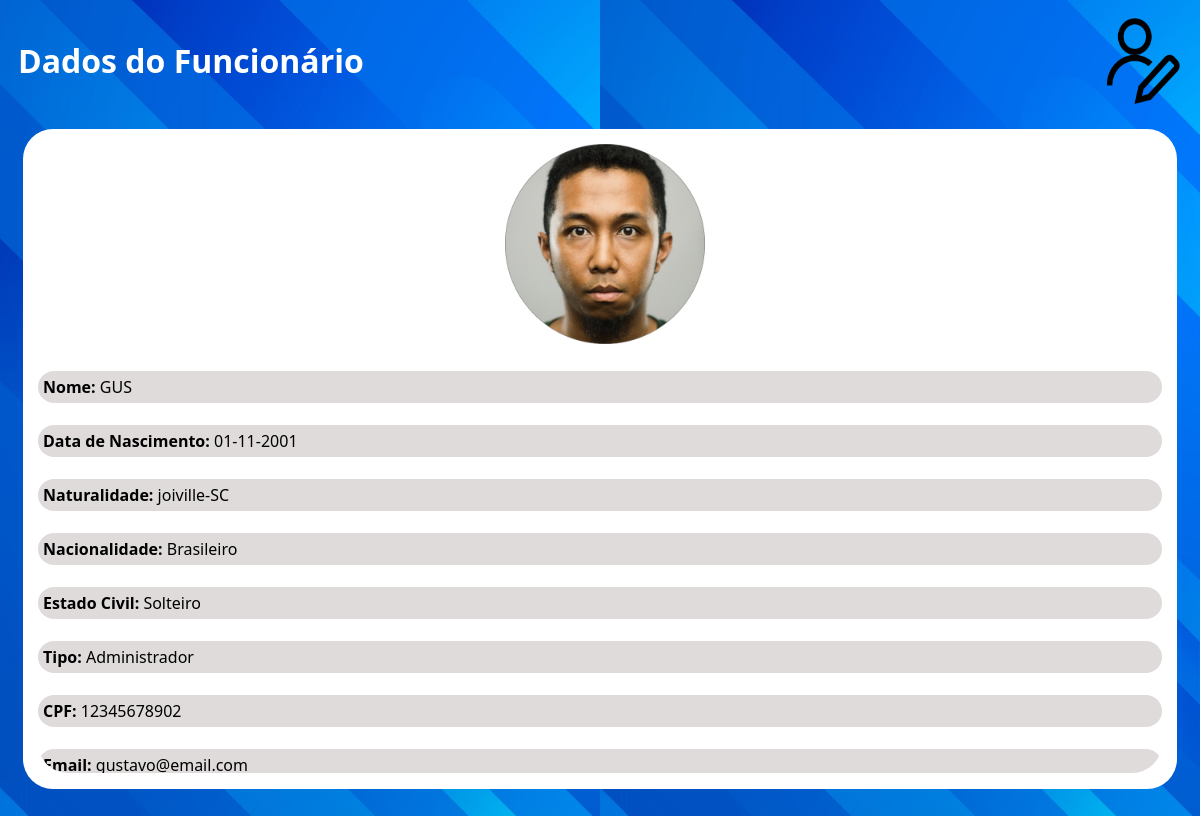
Page /private/readFuncionário.php?id=2 (signed in) on the earlier database version.
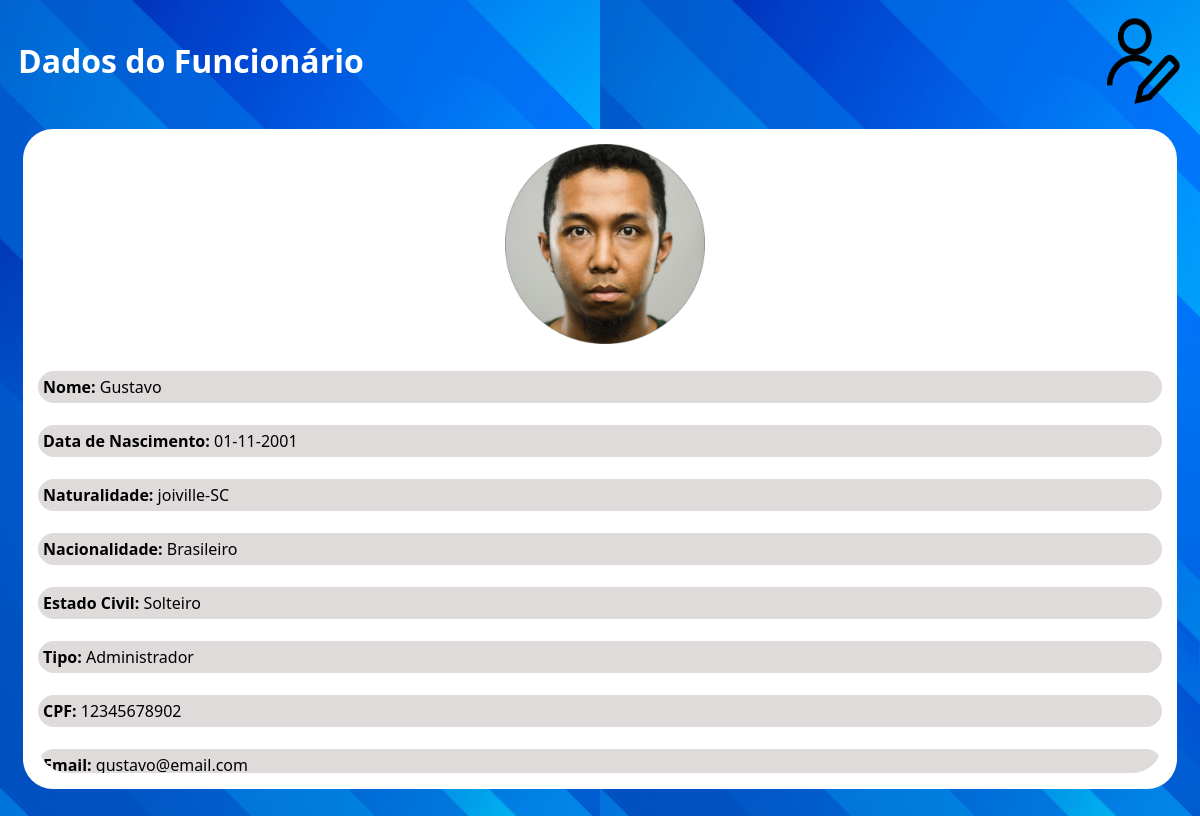
Same page on the later database version.
### tables this page shows
CREATE TABLE usuarios(
	id int auto_increment primary key,
    nome varchar(45) not null,
    data_nascimento varchar(45) not null,
    naturalidade varchar(45) not null,
    nacionalidade varchar(45) not null,
    estado_civil varchar(45) not null,
    tipo ENUM('Administrador','Usuario') not null,
    CPF char(11) not null unique,
    email varchar(45) not null unique,
    data_admissao varchar(45) not null,
    genero varchar(45) not null,
    codigo char(6) not null unique,
    senha varchar(45) not null
);

### private/readFuncionário.php (the view, shortened to what this page needs)
<?php
include '../config/db.php';
if (isset($_GET['id'])) {
    $id = intval($_GET['id']);
    $sql = "SELECT * FROM usuarios WHERE id = $id";
    $result = $conn->query($sql);
    if ($result && $result->num_rows > 0) {
        $row = $result->fetch_assoc();
        ?>
        <!DOCTYPE html>
        <html lang="pt-br">
        <head>
            <link rel="stylesheet" href="../style/styles.css">
        </head>
        <body>
            <header class="header">
                <h1>Dados do Funcionário</h1>
                <img class="logoMenu" src="../assets/icons/funcionario.png">
            </header>
            <div class="brancoGeral">
                <div class="arrastarGeral">
                    <div class="logofuncionario">
                        <img class="img_cadastro" src="../assets/images/fotoCadastro.png" alt="">
                    </div>
                    <br>
                    <div class="cinzaCadastro"><strong>Nome:</strong> <?php echo htmlspecialchars($row['nome']); ?></div><br>
                    <div class="cinzaCadastro"><strong>Data de Nascimento:</strong>
                        <?php echo htmlspecialchars($row['data_nascimento']); ?></div><br>
                    <div class="cinzaCadastro"><strong>Naturalidade:</strong>
                        <?php echo htmlspecialchars($row['naturalidade']); ?></div><br>
                    <div class="cinzaCadastro"><strong>Nacionalidade:</strong>
                        <?php echo htmlspecialchars($row['nacionalidade']); ?></div><br>
                    <div class="cinzaCadastro"><strong>Estado Civil:</strong>
                        <?php echo htmlspecialchars($row['estado_civil']); ?></div><br>
                    <div class="cinzaCadastro"><strong>Tipo:</strong> <?php echo htmlspecialchars($row['tipo']); ?></div><br>
                    <div class="cinzaCadastro"><strong>CPF:</strong> <?php echo htmlspecialchars($row['CPF']); ?></div><br>
                    <div class="cinzaCadastro"><strong>Email:</strong> <?php echo htmlspecialchars($row['email']); ?></div><br>
                        <br>
                    <br>
                    <br>
                    <div class="cinzaCadastro"><strong>Senha:</strong> <?php echo htmlspecialchars($row['senha']); ?></div><br>
                </div>
            </div>
        </body>
        </html>
        <?php
    } else {
        echo "Funcionário não encontrado.";
    }
} else {
    echo "ID não informado.";
}
?>

### style/styles.css (style rules this page uses)
body { background-image: url('..//assets/icons/BlueBackground.jpg'); background-size: 600px; font-family: 'Segoe UI', Tahoma, Geneva, Verdana, sans-serif; }
.header { color: white; justify-content: space-between; display: flex; padding: 10px; }
.logoMenu { width: 79px; }
.brancoGeral { background-color: white; border-radius: 30px; border: 0px; padding: 15px; margin: 15px; height: 630px ; }
.arrastarGeral { overflow: scroll; scrollbar-width: none; height: 629px; border-radius: 30px; }
.logofuncionario { text-align: center; }
.cinzaCadastro { background-color: rgb(223, 219, 219); border-radius: 30px; border: 0px; padding: 5px; text-align: left; }
.img_cadastro { width: 200px; padding-left: 9px; }

Differences in the rows shown:
changed usuarios "joiville-SC": nome "GUS" → "Gustavo"
